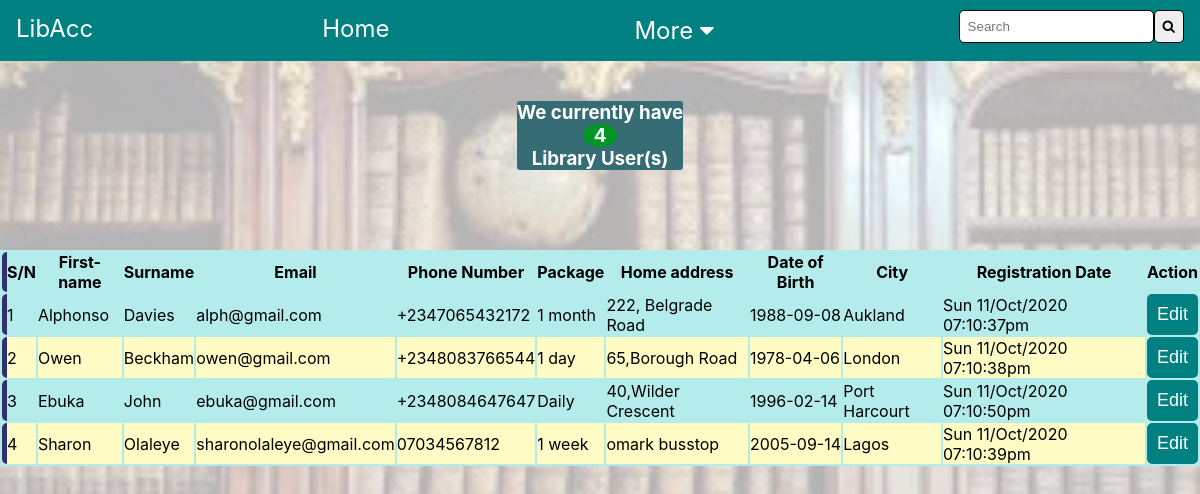
Page /library-users.php (signed in) on the committed database.
### tables this page shows
CREATE TABLE `library` (
  `id` int(11) NOT NULL,
  `f-name` varchar(255) NOT NULL,
  `sname` varchar(255) NOT NULL,
  `email` varchar(255) NOT NULL,
  `phone` varchar(255) NOT NULL,
  `pack` varchar(255) NOT NULL,
  `home-address` varchar(255) NOT NULL,
  `dob` varchar(255) NOT NULL,
  `city` varchar(255) NOT NULL,
  `password` varchar(255) NOT NULL,
  `reg_time` timestamp NOT NULL DEFAULT CURRENT_TIMESTAMP ON UPDATE CURRENT_TIMESTAMP
);

### library-users.php (the view, shortened to what this page needs)
<?php
include 'config.php';
$sql="SELECT * FROM `library`";
$query = mysqli_query($con,$sql);
$sql1 ="SELECT COUNT(`id`) as linartotal FROM `library`";
$query1 =  mysqli_query($con,$sql1);
$row = mysqli_fetch_assoc($query1);
?>
<!DOCTYPE html>
<html lang="en">
<head>
    <link rel="stylesheet" href="https://cdnjs.cloudflare.com/ajax/libs/font-awesome/4.7.0/css/font-awesome.min.css">
    <link rel="stylesheet" href="library-users.css">
</head>
<body>
<nav>
    <a href="#">LibAcc</a>
    <a href="dashboard.php">Home</a>
    <div class="drop-down">
        <button>More  <i class="fa fa-caret-down"></i></button>
    </div>
    <div class="nav-search">
    <input type="search" name="" id="search" placeholder="Search"><button><i class="fa fa-search"></i></button>
</div>
</nav>
<div class="container">
<div class="head">
<h3>We currently have <div class="figure"><?php echo $row['linartotal'];   ?></div> Library User(s)</h3>
</div>
<div class="first">
<table>
    <thead>
<tr>
<th>S/N</th>
<th>First-name</th>
<th>Surname</th>
<th>Email</th>
<th>Phone Number</th>
<th>Package</th>
<th>Home address</th>
<th>Date of Birth</th>
<th>City</th>
<th>Registration Date</th>
<th>Action</th>
</tr>
    </thead>
<tbody>
<?php
while ($row = mysqli_fetch_assoc($query)) {
  ?>
<tr>
<td><?php echo $row['id'];?></td>
<td><?php echo $row['f-name']; ?></td>
<td><?php echo $row['sname']; ?></td>
<td><?php echo $row['email']; ?></td>
<td><?php echo $row['phone']; ?></td>
<td><?php echo $row['pack']; ?></td>
<td><?php echo $row['home-address']; ?></td>
<td><?php echo $row['dob']; ?></td>
<td><?php echo $row['city']; ?></td>
<td><?php $regtime=$row['reg_time']; $date=date_create($regtime); echo date_format($date,"D d/M/Y h:m:ia"); ?></td>
<td><button><a href="edit-lib.php?id=<?php echo $row['id'] ?>">Edit</a></button></td>
</tr>
<?php } ?>
</tbody>
</table>
</div>
</div>
</body>
</html>

### config.php (shortened to what this page needs)
<!DOCTYPE html>
<html>
<head>
</head>
<body>
</body>
</html>

### library-users.css (style rules this page uses)
* { box-sizing: border-box; margin: 0; padding: 0; }
body { font-family: -apple-system, BlinkMacSystemFont, 'Segoe UI', Roboto, Oxygen, Ubuntu, Cantarell, 'Open Sans', 'Helvetica Neue', sans-serif; }
nav { display: flex; justify-content: space-between; overflow: hidden; background-color: teal; position: relative; z-index: 1; }
nav a { float: left; font-size: 24px; color: white; text-align: center; padding: 14px 16px; text-decoration: none; }
.drop-down { float: left; }
.drop-down, .drop-down button, .nav-search { font-size: 24px; border: none; outline: none; color: white; padding: 8px 16px; background-color: inherit; font-family: inherit; margin: 0; }
#search, .nav-search button { padding: 8px; border-radius: 5px; border: thin solid; }
.nav-search button { cursor: pointer; }
.container { display: grid; justify-content: center; align-items: center; font-family: -apple-system, BlinkMacSystemFont, 'Segoe UI', Roboto, Oxygen, Ubuntu, Cantarell, 'Open Sans', 'Helvetica Neue', sans-serif; }
nav { display: flex; justify-content: space-between; overflow: hidden; background-color: teal; }
.container::before { content: ""; position: fixed; background-image: url(img/woodlib.jpg); background-attachment: fixed; background-position: center; background-repeat: no-repeat; background-size: cover; filter: opacity(0.3); width: 500%; height: 500%; }
.container { display: grid; justify-content: center; align-items: center; text-align: center; }
.container a { text-decoration: none; font-size: large; color: white; }
.container button { border-radius: 5px; outline: thick ; max-width: 100%; border: thick; padding: 10px; background: teal; }
.head { max-width: 100%; max-height: 100%; background: rgb(54, 108, 116); margin: auto; border-radius: 3px; color: white; margin-top: 5vh; position: relative; }
.figure { background: rgb(0, 151, 38); margin: auto; max-width: 20%; max-height: 20%; border-radius: 50%; }
.first { display: flex; overflow-x: auto; position: relative; }
table { background-color: rgb(180, 235, 235); margin-top: 10vh; }
table tbody tr { text-align: left; }
table tbody tr:nth-of-type(even) { background-color: rgb(255, 251, 196); }
table thead tr { text-align: center; }
table tbody tr td:first-of-type, table thead tr th:first-of-type { border-top-left-radius: 5px; border-bottom-left-radius: 5px; border-left: 5px solid rgb(49, 49, 109); }
table tbody tr td:last-of-type, table tbody tr th:last-of-type { border-top-right-radius: 5px; border-bottom-right-radius: 5px; }

### rows in the picture
library: id "1", value "Alphonso", sname "Davies", email "alph@gmail.com", phone "+2347065432172", pack "1 month", value "222, Belgrade Road", dob "1988-09-08", city "Aukland", reg_time "Sun 11/Oct/2020 07:10:37pm"
library: id "2", value "Owen", sname "Beckham", email "owen@gmail.com", phone "+2348083766544", pack "1 day", value "65,Borough Road", dob "1978-04-06", city "London", reg_time "Sun 11/Oct/2020 07:10:38pm"
library: id "3", value "Ebuka", sname "John", email "ebuka@gmail.com", phone "+2348084647647", pack "Daily", value "40,Wilder Crescent", dob "1996-02-14", city "Port Harcourt", reg_time "Sun 11/Oct/2020 07:10:50pm"
library: id "4", value "Sharon", sname "Olaleye", email "sharonolaleye@gmail.com", phone "07034567812", pack "1 week", value "omark busstop", dob "2005-09-14", city "Lagos", reg_time "Sun 11/Oct/2020 07:10:39pm"

### other values in the picture
$row['linartotal'] "4"
